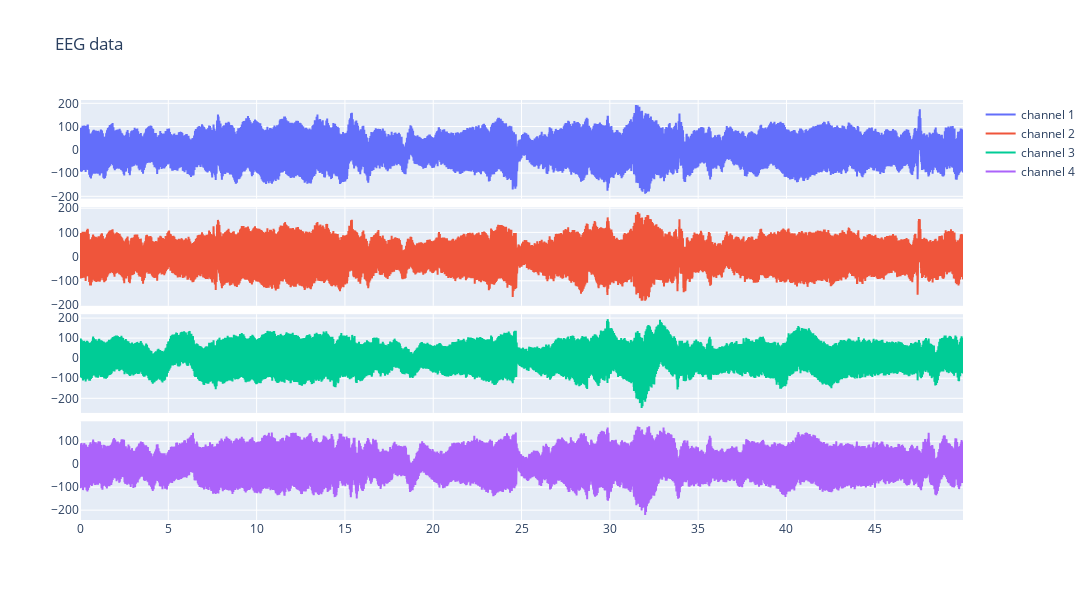

The notebook cell this image was saved under:
### Code cell
import matplotlib.pyplot as plt
import plotly.express as px
from plotly.subplots import make_subplots
import plotly.graph_objects as go
eeg_data = np.load('./data/tug_np/aaaaaaag_s004_t000.npy')
plot_eeg_data(eeg_data*10**6)

### Figure 1 — Plotly figure (JSON) as saved in the notebook; plotly's stock layout.template omitted (floating-point values rounded to 4 significant figures; data arrays with more than 128 entries replaced by an {"elided": "..."} marker saying what was removed)
{"data": [{"mode": "lines", "name": "channel 1", "type": "scatter", "x": {"elided": "10000 float values"}, "xaxis": "x", "y": {"elided": "10000 float values"}, "yaxis": "y"}, {"mode": "lines", "name": "channel 2", "type": "scatter", "x": {"elided": "10000 float values"}, "xaxis": "x2", "y": {"elided": "10000 float values"}, "yaxis": "y2"}, {"mode": "lines", "name": "channel 3", "type": "scatter", "x": {"elided": "10000 float values"}, "xaxis": "x3", "y": {"elided": "10000 float values"}, "yaxis": "y3"}, {"mode": "lines", "name": "channel 4", "type": "scatter", "x": {"elided": "10000 float values"}, "xaxis": "x4", "y": {"elided": "10000 float values"}, "yaxis": "y4"}], "layout": {"height": 600, "title": {"text": "EEG data"}, "width": 1200, "xaxis": {"anchor": "y", "autorange": true, "domain": [0, 1], "matches": "x4", "range": [0, 49.99], "showticklabels": false, "type": "linear"}, "xaxis2": {"anchor": "y2", "autorange": true, "domain": [0, 1], "matches": "x4", "range": [0, 49.99], "showticklabels": false, "type": "linear"}, "xaxis3": {"anchor": "y3", "autorange": true, "domain": [0, 1], "matches": "x4", "range": [0, 49.99], "showticklabels": false, "type": "linear"}, "xaxis4": {"anchor": "y4", "autorange": true, "domain": [0, 1], "range": [0, 49.99], "type": "linear"}, "yaxis": {"anchor": "x", "autorange": true, "domain": [0.765, 1.0], "range": [-210.3, 214.2], "type": "linear"}, "yaxis2": {"anchor": "x2", "autorange": true, "domain": [0.51, 0.745], "range": [-203.4, 204.5], "type": "linear"}, "yaxis3": {"anchor": "x3", "autorange": true, "domain": [0.255, 0.49], "range": [-272.7, 219.4], "type": "linear"}, "yaxis4": {"anchor": "x4", "autorange": true, "domain": [0, 0.235], "range": [-242.8, 186.6], "type": "linear"}}}
